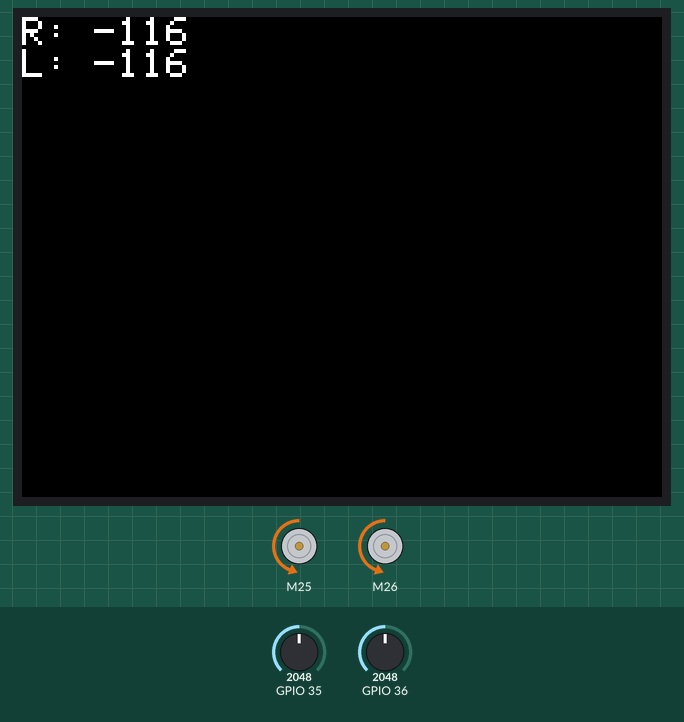
Recording of a sketch running on a simulated ESP32. Parts: 320×240 colour display, 2 × DC motor (green arrow = forward, orange = backward, longer = faster). Inputs (shaded band) come from the test bench; at power-on: GPIO 35 = 2048, GPIO 36 = 2048.

Above: at 1.3 s.
1.4 s: GPIO 35 set to 2866
At 2.1 s:
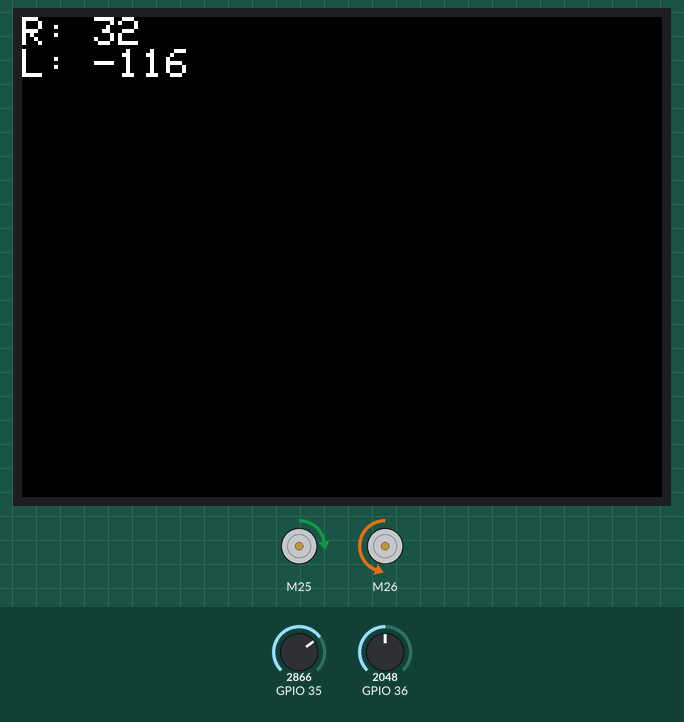
2.9 s: GPIO 36 set to 2866
At 3.9 s:
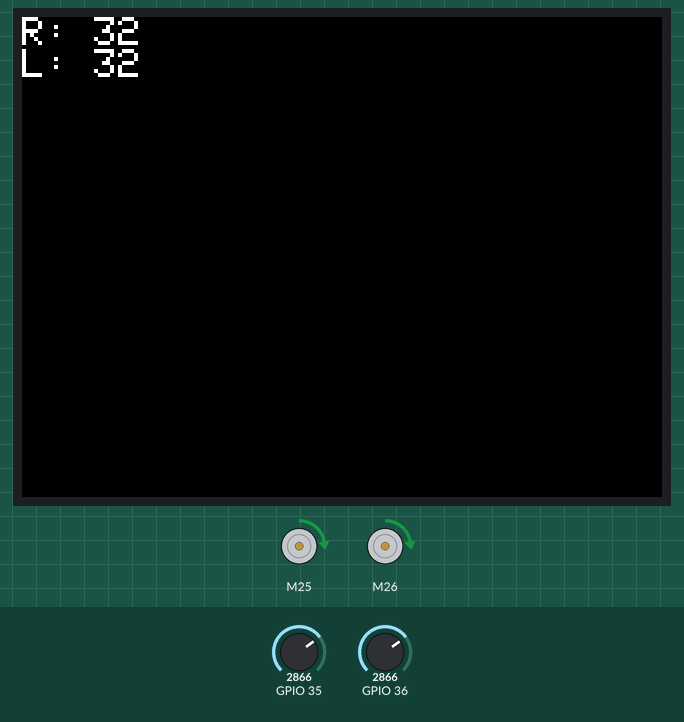
4.4 s: GPIO 35 set to 3603
At 5.3 s:
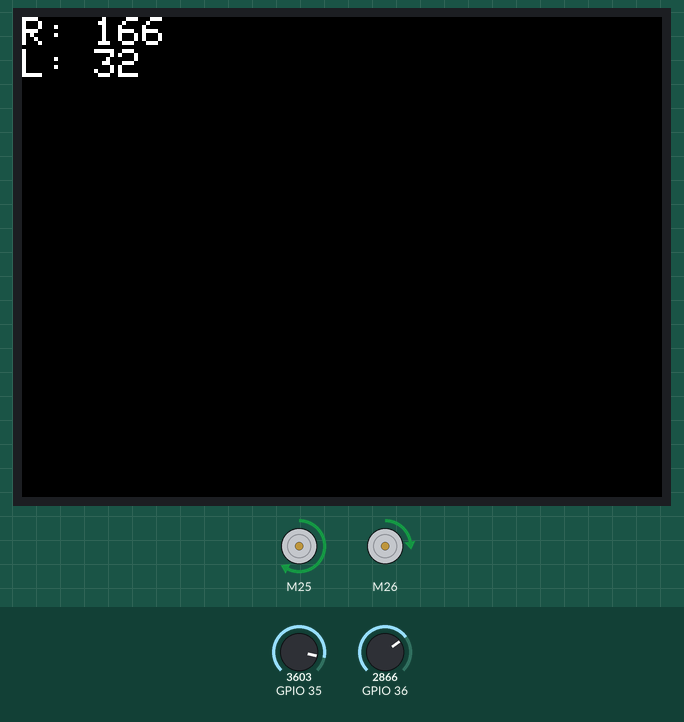
5.9 s: GPIO 36 set to 3603
At 6.3 s:
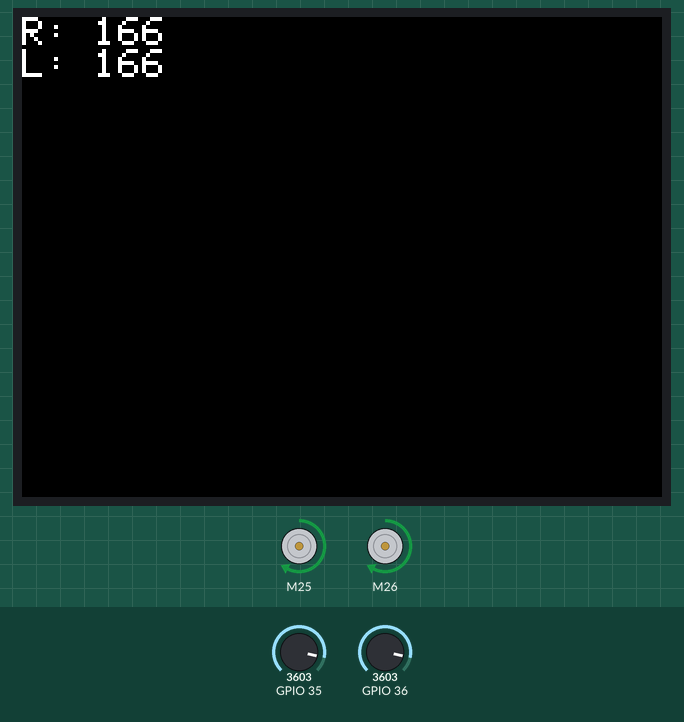
7.4 s: GPIO 35 set to 4095
At 8.2 s:
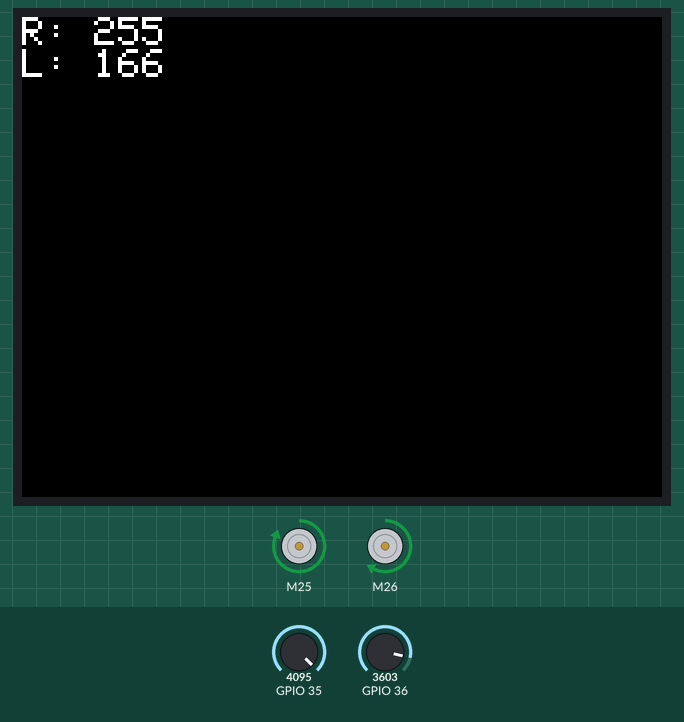
8.9 s: GPIO 36 set to 4095
At 10.0 s:
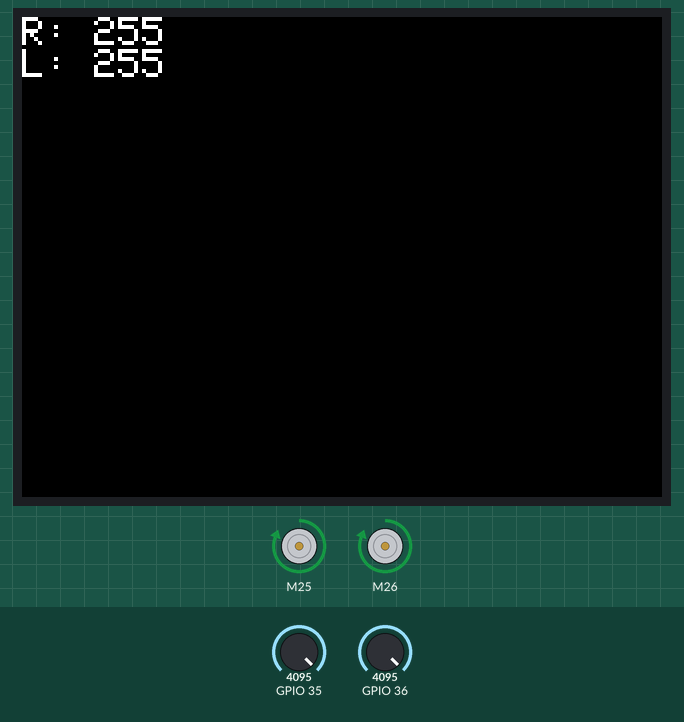
Timing chart, 0 to 11.4 s (numbered marks = the images above; inputs shaded):
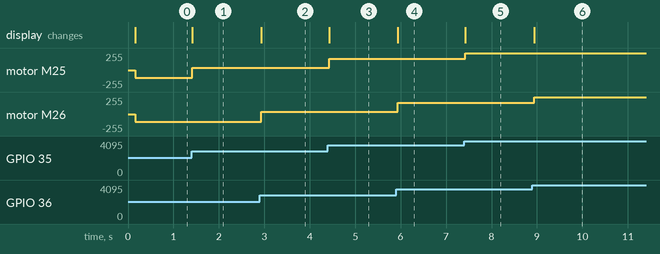

Measured:
- after the input at 1.4 s, motor M25: backward 116/255 → forward 32/255 at once; the display: changes at once (image 1)
- after the input at 2.9 s, motor M26: backward 116/255 → forward 32/255 at once; the display: changes at once (image 2)
- after the input at 4.4 s, motor M25: forward 32/255 → forward 166/255 at once; the display: changes at once (image 3)
- after the input at 5.9 s, motor M26: forward 32/255 → forward 166/255 at once; the display: changes at once (image 4)
- after the input at 7.4 s, motor M25: forward 166/255 → forward 255/255 at once; the display: changes at once (image 5)
- after the input at 8.9 s, motor M26: forward 166/255 → forward 255/255 at once; the display: changes at once (image 6)

The sketch:

Cytron_MD20A_stick_control.ino
```cpp
#include <M5Stack.h>
#include "CytronMotorDriver.h"

const int PWM_R = 25;
const int DIR_R = 2;

const int PWM_L = 26;
const int DIR_L = 5;

CytronMD motorR(PWM_DIR, 25, 2);
CytronMD motorL(PWM_DIR, 26, 5);

void setup() {
  M5.begin();
  M5.Lcd.setTextSize(2);
}

void loop() {
  int16_t speed1 = map(analogRead(35), 1275, 4095, -255, 255);
  int16_t speed2 = map(analogRead(36), 1275, 4095, -255, 255);

  M5.Lcd.setCursor(0, 0);
  M5.Lcd.print("R: ");
  M5.Lcd.print(speed1, DEC);
  M5.Lcd.println("      ");
  M5.Lcd.print("L: ");
  M5.Lcd.print(speed2, DEC);
  M5.Lcd.println("      ");

  motorR.setSpeed(speed1);
  motorL.setSpeed(speed2);
  delay(20);

}
```
